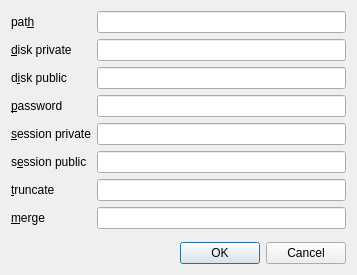
<?xml version="1.0" encoding="UTF-8"?>
<ui version="4.0">
 <class>LoginDialog</class>
 <widget class="QDialog" name="LoginDialog">
  <property name="geometry">
   <rect>
    <x>0</x>
    <y>0</y>
    <width>357</width>
    <height>275</height>
   </rect>
  </property>
  <property name="windowTitle">
   <string>Login</string>
  </property>
  <layout class="QVBoxLayout" name="verticalLayout">
   <item>
    <layout class="QFormLayout" name="formLayout">
     <property name="fieldGrowthPolicy">
      <enum>QFormLayout::ExpandingFieldsGrow</enum>
     </property>
     <item row="0" column="0">
      <widget class="QLabel" name="pathLabel">
       <property name="text">
        <string>pat&amp;h</string>
       </property>
       <property name="buddy">
        <cstring>pathEdit</cstring>
       </property>
      </widget>
     </item>
     <item row="1" column="0">
      <widget class="QLabel" name="dpriLabel">
       <property name="text">
        <string>&amp;disk private</string>
       </property>
       <property name="buddy">
        <cstring>dpriEdit</cstring>
       </property>
      </widget>
     </item>
     <item row="1" column="1">
      <widget class="QLineEdit" name="dpriEdit"/>
     </item>
     <item row="2" column="0">
      <widget class="QLabel" name="dpubLabel">
       <property name="text">
        <string>d&amp;isk public</string>
       </property>
       <property name="buddy">
        <cstring>dpubEdit</cstring>
       </property>
      </widget>
     </item>
     <item row="2" column="1">
      <widget class="QLineEdit" name="dpubEdit"/>
     </item>
     <item row="3" column="0">
      <widget class="QLabel" name="passwordLabel">
       <property name="text">
        <string>&amp;password</string>
       </property>
       <property name="buddy">
        <cstring>passwordEdit</cstring>
       </property>
      </widget>
     </item>
     <item row="3" column="1">
      <widget class="QLineEdit" name="passwordEdit"/>
     </item>
     <item row="4" column="0">
      <widget class="QLabel" name="spriLabel">
       <property name="text">
        <string>&amp;session private</string>
       </property>
       <property name="buddy">
        <cstring>spriEdit</cstring>
       </property>
      </widget>
     </item>
     <item row="4" column="1">
      <widget class="QLineEdit" name="spriEdit"/>
     </item>
     <item row="5" column="0">
      <widget class="QLabel" name="spubLabel">
       <property name="text">
        <string>s&amp;ession public</string>
       </property>
       <property name="buddy">
        <cstring>spubEdit</cstring>
       </property>
      </widget>
     </item>
     <item row="5" column="1">
      <widget class="QLineEdit" name="spubEdit"/>
     </item>
     <item row="6" column="0">
      <widget class="QLabel" name="truncateLabel">
       <property name="text">
        <string>&amp;truncate</string>
       </property>
       <property name="buddy">
        <cstring>truncateEdit</cstring>
       </property>
      </widget>
     </item>
     <item row="6" column="1">
      <widget class="QLineEdit" name="truncateEdit"/>
     </item>
     <item row="7" column="0">
      <widget class="QLabel" name="mergeLabel">
       <property name="text">
        <string>&amp;merge</string>
       </property>
       <property name="buddy">
        <cstring>mergeEdit</cstring>
       </property>
      </widget>
     </item>
     <item row="7" column="1">
      <widget class="QLineEdit" name="mergeEdit"/>
     </item>
     <item row="0" column="1">
      <widget class="QLineEdit" name="pathEdit"/>
     </item>
    </layout>
   </item>
   <item>
    <widget class="QDialogButtonBox" name="buttonBox">
     <property name="orientation">
      <enum>Qt::Horizontal</enum>
     </property>
     <property name="standardButtons">
      <set>QDialogButtonBox::Cancel|QDialogButtonBox::Ok</set>
     </property>
    </widget>
   </item>
  </layout>
 </widget>
 <resources/>
 <connections>
  <connection>
   <sender>buttonBox</sender>
   <signal>accepted()</signal>
   <receiver>LoginDialog</receiver>
   <slot>accept()</slot>
   <hints>
    <hint type="sourcelabel">
     <x>248</x>
     <y>254</y>
    </hint>
    <hint type="destinationlabel">
     <x>157</x>
     <y>274</y>
    </hint>
   </hints>
  </connection>
  <connection>
   <sender>buttonBox</sender>
   <signal>rejected()</signal>
   <receiver>LoginDialog</receiver>
   <slot>reject()</slot>
   <hints>
    <hint type="sourcelabel">
     <x>316</x>
     <y>260</y>
    </hint>
    <hint type="destinationlabel">
     <x>286</x>
     <y>274</y>
    </hint>
   </hints>
  </connection>
 </connections>
</ui>
